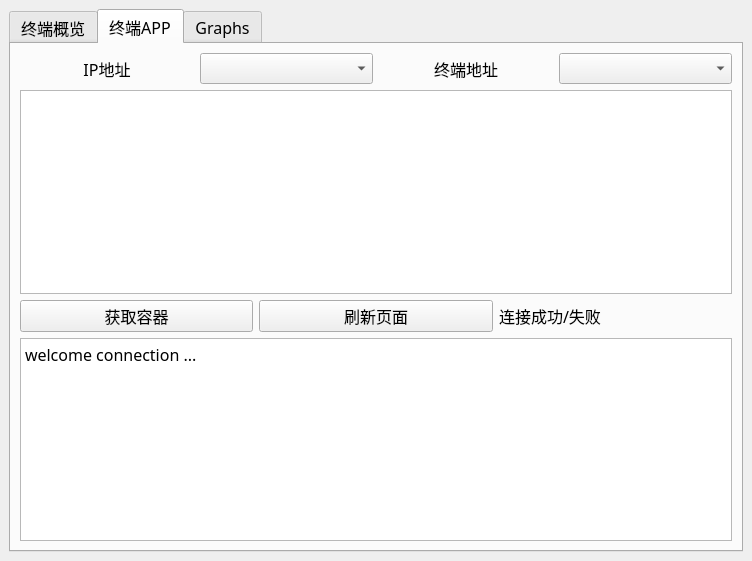
<?xml version="1.0" encoding="UTF-8"?>
<ui version="4.0">
 <class>MainWindow</class>
 <widget class="QMainWindow" name="MainWindow">
  <property name="enabled">
   <bool>true</bool>
  </property>
  <property name="geometry">
   <rect>
    <x>0</x>
    <y>0</y>
    <width>752</width>
    <height>561</height>
   </rect>
  </property>
  <property name="windowTitle">
   <string>Tool</string>
  </property>
  <property name="windowOpacity">
   <double>1.000000000000000</double>
  </property>
  <property name="styleSheet">
   <string notr="true">rgb(127, 134, 129)</string>
  </property>
  <widget class="QWidget" name="centralwidget">
   <layout class="QGridLayout" name="gridLayout_2">
    <item row="0" column="0">
     <layout class="QGridLayout" name="gridLayout">
      <item row="0" column="0">
       <widget class="QTabWidget" name="tabWidget">
        <property name="font">
         <font>
          <family>宋体</family>
          <pointsize>12</pointsize>
          <weight>50</weight>
          <italic>false</italic>
          <bold>false</bold>
         </font>
        </property>
        <property name="styleSheet">
         <string notr="true">font: 12pt &quot;宋体&quot;;</string>
        </property>
        <property name="currentIndex">
         <number>1</number>
        </property>
        <widget class="QWidget" name="tab0">
         <attribute name="title">
          <string>终端概览</string>
         </attribute>
         <layout class="QGridLayout" name="gridLayout_3">
          <item row="0" column="0">
           <widget class="QTableView" name="tableView"/>
          </item>
         </layout>
        </widget>
        <widget class="QWidget" name="tab1">
         <attribute name="title">
          <string>终端APP</string>
         </attribute>
         <layout class="QGridLayout" name="gridLayout_5">
          <item row="0" column="0" colspan="3">
           <layout class="QHBoxLayout" name="horizontalLayout">
            <item>
             <widget class="QLabel" name="IPlabel">
              <property name="font">
               <font>
                <family>宋体</family>
                <pointsize>12</pointsize>
                <weight>50</weight>
                <italic>false</italic>
                <bold>false</bold>
               </font>
              </property>
              <property name="text">
               <string>IP地址</string>
              </property>
              <property name="alignment">
               <set>Qt::AlignCenter</set>
              </property>
             </widget>
            </item>
            <item>
             <widget class="QComboBox" name="IPcomboBox"/>
            </item>
            <item>
             <widget class="QLabel" name="ZDlabel">
              <property name="font">
               <font>
                <family>宋体</family>
                <pointsize>12</pointsize>
                <weight>50</weight>
                <italic>false</italic>
                <bold>false</bold>
               </font>
              </property>
              <property name="text">
               <string>终端地址</string>
              </property>
              <property name="alignment">
               <set>Qt::AlignCenter</set>
              </property>
             </widget>
            </item>
            <item>
             <widget class="QComboBox" name="ZDcomboBox"/>
            </item>
           </layout>
          </item>
          <item row="1" column="0" colspan="3">
           <widget class="QTableView" name="tableView1"/>
          </item>
          <item row="2" column="0">
           <widget class="QPushButton" name="btn1">
            <property name="text">
             <string>获取容器</string>
            </property>
           </widget>
          </item>
          <item row="2" column="1">
           <widget class="QPushButton" name="btn2">
            <property name="text">
             <string>刷新页面</string>
            </property>
           </widget>
          </item>
          <item row="2" column="2">
           <widget class="QLabel" name="label_2">
            <property name="text">
             <string>连接成功/失败</string>
            </property>
           </widget>
          </item>
          <item row="3" column="0" colspan="3">
           <widget class="QTextEdit" name="textEdit">
            <property name="html">
             <string>&lt;!DOCTYPE HTML PUBLIC &quot;-//W3C//DTD HTML 4.0//EN&quot; &quot;http://www.w3.org/TR/REC-html40/strict.dtd&quot;&gt;
&lt;html&gt;&lt;head&gt;&lt;meta name=&quot;qrichtext&quot; content=&quot;1&quot; /&gt;&lt;style type=&quot;text/css&quot;&gt;
p, li { white-space: pre-wrap; }
&lt;/style&gt;&lt;/head&gt;&lt;body style=&quot; font-family:'宋体'; font-size:12pt; font-weight:400; font-style:normal;&quot;&gt;
&lt;p style=&quot; margin-top:0px; margin-bottom:0px; margin-left:0px; margin-right:0px; -qt-block-indent:0; text-indent:0px;&quot;&gt;welcome connection ...&lt;/p&gt;&lt;/body&gt;&lt;/html&gt;</string>
            </property>
           </widget>
          </item>
         </layout>
         <zorder>label_2</zorder>
         <zorder>textEdit</zorder>
         <zorder>tableView1</zorder>
         <zorder></zorder>
         <zorder>btn1</zorder>
         <zorder>btn2</zorder>
        </widget>
        <widget class="QWidget" name="tab2">
         <attribute name="title">
          <string>Graphs</string>
         </attribute>
         <layout class="QGridLayout" name="gridLayout_4">
          <item row="0" column="0" colspan="3">
           <widget class="QLabel" name="label">
            <property name="text">
             <string/>
            </property>
           </widget>
          </item>
          <item row="1" column="0">
           <widget class="QPushButton" name="btn3">
            <property name="text">
             <string>cpu占有率</string>
            </property>
           </widget>
          </item>
          <item row="1" column="1">
           <widget class="QPushButton" name="btn4">
            <property name="text">
             <string>内存占有率</string>
            </property>
           </widget>
          </item>
          <item row="1" column="2">
           <widget class="QPushButton" name="btn5">
            <property name="text">
             <string>cpu温度</string>
            </property>
           </widget>
          </item>
         </layout>
        </widget>
       </widget>
      </item>
     </layout>
    </item>
   </layout>
  </widget>
 </widget>
 <resources>
  <include location="D:/Tool/git/Git/PyQt5/Chapter03/apprcc.qrc"/>
 </resources>
 <connections/>
 <slots>
  <slot>slot1()</slot>
 </slots>
</ui>
